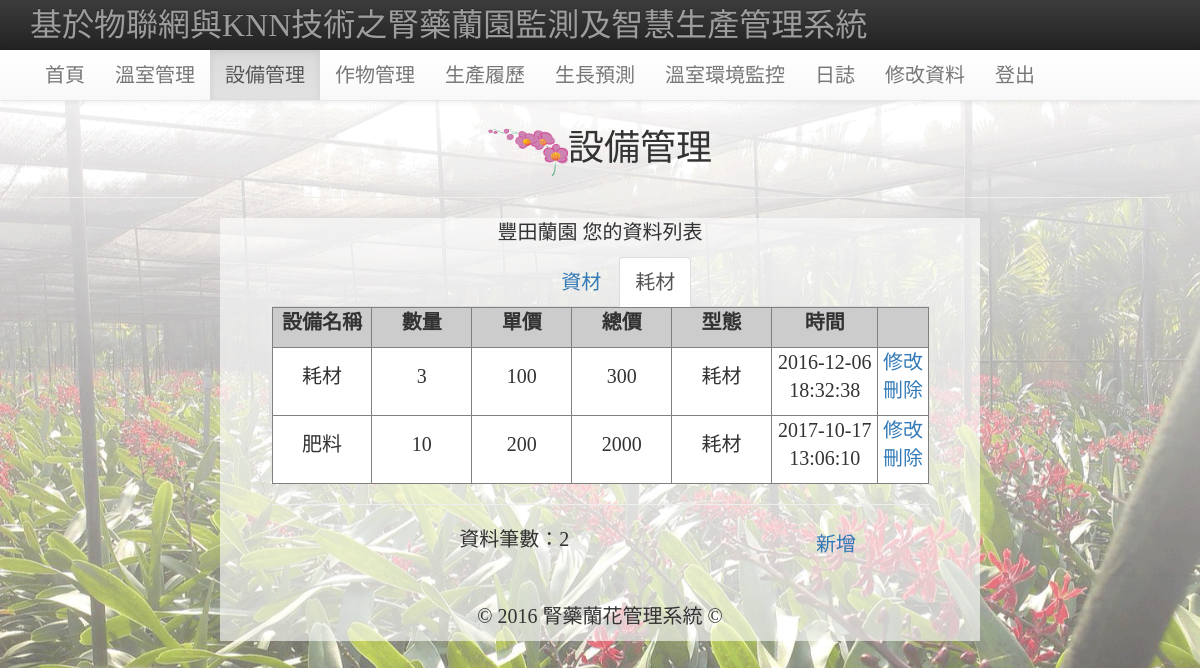
/SM1.php (signed in), run on the app's committed database.
### tables this page shows
CREATE TABLE `memberdata` (
  `m_id` int(255) NOT NULL,
  `m_name` varchar(20) NOT NULL,
  `m_username` varchar(20) NOT NULL,
  `m_passwd` varchar(100) NOT NULL,
  `m_sex` enum('男','女') NOT NULL,
  `m_birthday` date DEFAULT NULL,
  `m_level` enum('admin','member') NOT NULL DEFAULT 'member',
  `m_email` varchar(100) DEFAULT NULL,
  `m_url` varchar(100) DEFAULT NULL,
  `m_phone` varchar(100) DEFAULT NULL,
  `m_address` varchar(100) DEFAULT NULL,
  `m_login` int(255) UNSIGNED NOT NULL DEFAULT '0',
  `m_logintime` datetime DEFAULT NULL,
  `m_jointime` datetime NOT NULL
);

CREATE TABLE `equipment` (
  `e_id` int(255) UNSIGNED NOT NULL COMMENT '編號',
  `e_user` varchar(20) NOT NULL COMMENT '使用者',
  `e_name` varchar(20) NOT NULL COMMENT '器材名稱',
  `e_num` tinyint(20) NOT NULL COMMENT '數量',
  `e_money` int(255) NOT NULL COMMENT '單價',
  `e_time` timestamp NOT NULL DEFAULT CURRENT_TIMESTAMP COMMENT '時間',
  `e_pattern` enum('耗材','資材') NOT NULL
);

### SM1.php (the view, shortened to what this page needs)
<?php
$query_RecMember = "SELECT * FROM `memberdata` WHERE `m_username`='".$_SESSION["loginMember"]."'";
$RecMember = mysql_query($query_RecMember);
$row_RecMember=mysql_fetch_assoc($RecMember);
$pageRow_records = 10;
$num_pages = 1;
$startRow_records = ($num_pages -1) * $pageRow_records;
$query_RecFlower = "SELECT * FROM `equipment` WHERE `e_pattern`<>'資材' AND `e_user`='".$_SESSION["loginMember"]."' ";
$query_limit_RecFlower = $query_RecFlower." LIMIT ".$startRow_records.", ".$pageRow_records;
$RecFlower = mysql_query($query_limit_RecFlower);
$all_RecFlower = mysql_query($query_RecFlower);
$total_records = mysql_num_rows($all_RecFlower);
?>
<!DOCTYPE html>
<html>
<head>
<link href="./css/bootstrap.min.css" rel="stylesheet">
    <link rel="stylesheet" href="https://maxcdn.bootstrapcdn.com/bootstrap/3.3.1/css/bootstrap.min.css">
    <link rel="stylesheet" href="https://maxcdn.bootstrapcdn.com/bootstrap/3.3.1/css/bootstrap-theme.min.css">
<link rel="stylesheet" type="text/css" href="css/menu.css">
</head>
<body style="text-align:center;font-size:18px;background-image: url(img/46505.png);background-size: cover; background-attachment: fixed; font-family: 微軟正黑體;margin:30px">
<nav class="navbar navbar-inverse navbar-fixed-top" role="navigation">
  <div class="container">
    <div class="navbar-header">
     <a class="navbar-brand" href="member_center.php" style="font-size: 24pt;">基於物聯網與KNN技術之腎藥蘭園監測及智慧生產管理系統</a>
    </div>
  </div>
</nav>
<nav class="navbar navbar-default navbar-fixed-top" style="top: 50px;" role="navigation">
  <div class="container">
    <div id="navbar" class="navbar-collapse collapse">
      <ul class="nav navbar-nav" style="font-size: 20px;">
        <li><a href="member_center.php">首頁</a></li>
        <li><a href="GMM.php">溫室管理</a></li>
        <li class="active"><a href="SM.php">設備管理</a></li>
        <li><a href="CM.php">作物管理</a></li>
        <li><a href="PH.php?select=1">生產履歷</a></li>
        <li><a href="prediction.php">生長預測</a></li>
        <li><a href="http://140.127.1.99/orchid_garden/index.html" target=" _new">溫室環境監控</a></li>
        <li><a href="Diary.php">日誌</a></li>
        <li><a href="member_update.php">修改資料</a></li>
        <li><a href="?logout=true">登出</a></li>
      </ul>
    </div>
  </div>
</nav>
<br><br><br>
<h1 style="text-align:center;"><img src="img/LOGO.png" alt="LOGO" width="80" height="50">設備管理</h1>
<form name="fromCM" method="" action="">
<hr>
<div class="col-xs-2 col-md-2">
</div>
<div style="background: rgba(100%,100%,100%,0.6);" class=" col-xs-8 col-md-8">
<table width="90%" border="0px" align="center" cellpadding="4" cellspacing="0" style="font-size: 20px;">
  <tr>
    <td class="tdbline"><table width="100%" border="0" cellspacing="0" cellpadding="10">
      <tr valign="top">
        <td class="tdrline"><p class="title"><?php echo $row_RecMember["m_name"];?> 您的資料列表 </p>
        <div class="col-md-4"></div>
        <div class="col-md-1"></div>
        <div><ul class="nav nav-tabs">
        <li role="presentation"><a href="SM.php">資材</a></li>
         <li role="presentation" class="active"><a href="SM1.php">耗材</a></li>
        </ul></div>
          <table width="100%"  border="1px" cellpadding="0" cellspacing="0" bgcolor="#F0F0F0" >
             <tr>
              <th bgcolor="#CCCCCC" style="text-align:center;"><p>設備名稱</p></th>
              <th bgcolor="#CCCCCC" style="text-align:center;"><p>數量</p></th>
              <th bgcolor="#CCCCCC" style="text-align:center;"><p>單價</p></th>
              <th bgcolor="#CCCCCC" style="text-align:center;"><p>總價</p></th>
              <th bgcolor="#CCCCCC" style="text-align:center;"><p>型態</p></th>
              <th bgcolor="#CCCCCC" style="text-align:center;"><p>時間</p></th>
              <th bgcolor="#CCCCCC" style="text-align:center;">&nbsp;</th>
            </tr>
      <?php while($row_RecFlower=mysql_fetch_assoc($RecFlower)){ ?>
            <tr>
              <td width="10%" align="center" bgcolor="#FFFFFF"><p><?php echo $row_RecFlower["e_name"];?></p></td>
              <td width="10%" align="center" bgcolor="#FFFFFF"><p><?php echo $row_RecFlower["e_num"];?></p></td>
              <td width="10%" align="center" bgcolor="#FFFFFF"><p><?php echo $row_RecFlower["e_money"];?></p></td>
              <td width="10%" align="center" bgcolor="#FFFFFF"><p><?php echo ($row_RecFlower["e_num"]*$row_RecFlower["e_money"]);?></p></td>
              <td width="10%" align="center" bgcolor="#FFFFFF"><p><?php echo $row_RecFlower["e_pattern"];?></p></td>
              <td width="10%" align="center" bgcolor="#FFFFFF"><p><?php echo $row_RecFlower["e_time"];?></p></td>
              <td width="5%" align="center" bgcolor="#FFFFFF"><p><a href="SM_update.php?id=<?php echo $row_RecFlower["e_id"];?>">修改</a><br>
                <a href="?action=delete&id=<?php echo $row_RecFlower["e_id"];?>" onClick="return deletesure();">刪除</a></p></td>
            </tr>
      <?php }?>
          </table>
          <hr size="1" />
          <table width="98%" border="0px" align="center" cellpadding="4" cellspacing="0">
            <tr>
              <td valign="middle"><p>資料筆數：<?php echo $total_records;?></p></td>
                <td rowspan="2"><a href="SM_join.php">新增</a></td>
            </tr>
          </table>          <p>&nbsp;</p>
          </td>
      </tr>
    </table></td>
  </tr>
  <tr>
    <td align="center"><p>
    © 2016 腎藥蘭花管理系統 ©</td>
  </tr>
</table>
</div>
</body>
</html>

### css/menu.css (style rules this page uses)
* { box-sizing: border-box; }
body:before { content: ""; position: absolute; background-color: #F9F0D6; width: 15%; overflow: hidden; top: 0; left: 0; bottom: 0; visibility: hidden; opacity: 0; transition: all 0.4s ease; }

### data on the page
memberdata: m_name "豐田蘭園"
equipment: e_name "耗材", e_num "3", e_money "100", $row_RecFlower["e_num"]*$row_RecFlower["e_money"] "300", e_pattern "耗材", e_time "2016-12-06 18:32:38"
equipment: e_name "肥料", e_num "10", e_money "200", $row_RecFlower["e_num"]*$row_RecFlower["e_money"] "2000", e_pattern "耗材", e_time "2017-10-17 13:06:10"

### other printed values
$total_records "2"
